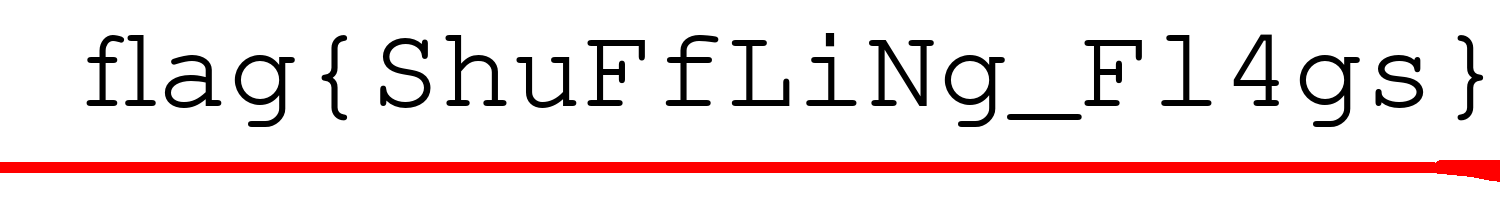
#> input picture misc/image_adjustments/image_original.png, 1500 x 200 px
$ python adjust.py
#> lines starting #> are read from the running program, lines starting #| are printed output that depends on the picture
#!/usr/bin/env python3

from PIL import Image
from random import randint
import sys

f = './image_original.png'

img = Image.open(f)
#> img is the input picture: PIL image 1500x200 RGBA; mean R, G, B, A 237.3, 222.9, 222.9, 255

print('Width: {}\n'.format(img.size[0]))
#| Width: 1500
print('Height: {}\n'.format(img.size[1]))
#| Height: 200

pixels = img.load()
for r in range(img.size[0]):
    for c in range(img.size[1]):
        print('{}: {}'.format(c, pixels[r, c]))

    backup_row = []
    for c in range(img.size[1]):
        backup_row += [pixels[r,c]]

    start = randint(0, img.size[1])
    for c in range(img.size[1]):
        pixels[r, (c + start) % img.size[1]] = backup_row[c]
#> this loop made 1500 passes
#> (printed output is left out)

img.save('./image_edited.png')
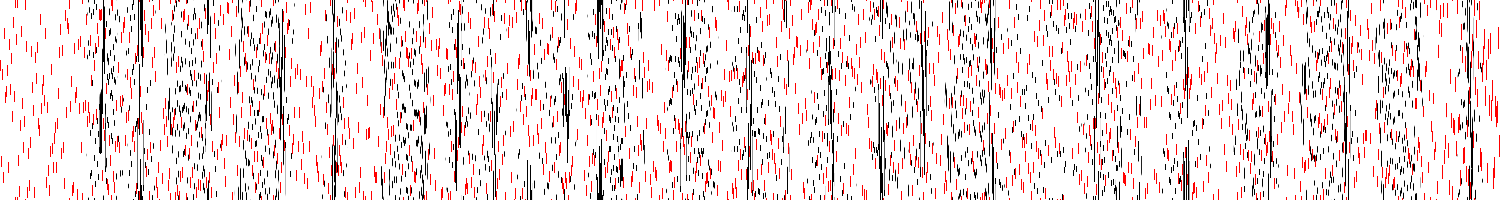
#> saved as image_edited.png: PIL image 1500x200 RGBA; mean R, G, B, A 237.3, 222.9, 222.9, 255
img.show()
